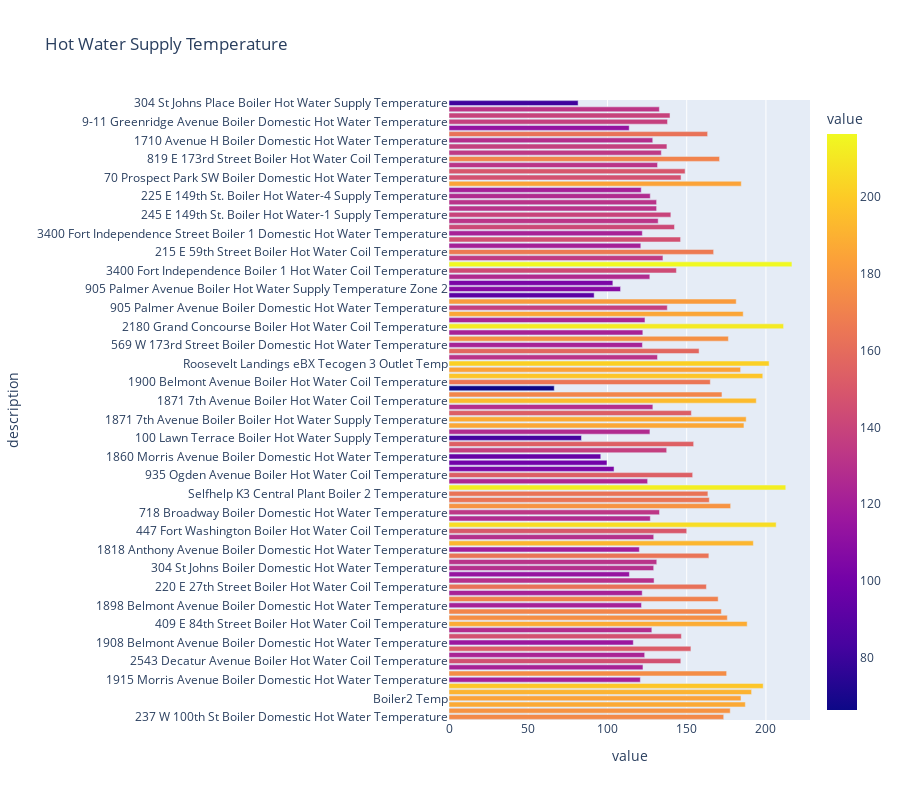

This figure's notebook cell:
### Code cell
df_sensor.plot.bar(y = "description",
 x="value",
 barmode = "relative",
 color='value',
 hover_data=["value","description"],
 height = 800,
 title = "Hot Water Supply Temperature")

### Figure 1 — Plotly figure (JSON) as saved in the notebook; plotly's stock layout.template omitted (floating-point values rounded to 4 significant figures)
{"data": [{"alignmentgroup": "True", "hovertemplate": "value=%{marker.color}<br>description=%{y}<extra></extra>", "legendgroup": "", "marker": {"color": [173.3, 177.5, 187, 184.2, 190.9, 198.3, 120.7, 175.2, 122.4, 146.3, 123.5, 152.7, 116.3, 146.6, 128, 188.2, 175.6, 171.9, 121.5, 169.8, 121.9, 162.4, 129.4, 113.8, 129.2, 131.1, 164.0, 120.1, 192.1, 129.2, 150.0, 206.4, 127.0, 132.8, 177.7, 164.3, 163.4, 212.5, 125.3, 153.8, 104.2, 99.69, 95.78, 137.4, 154.4, 83.58, 126.8, 186.1, 187.6, 152.9, 128.7, 193.9, 172.2, 66.42, 164.9, 198, 184, 202, 131.6, 157.8, 122.0, 176.3, 122.3, 211.1, 123.7, 185.7, 137.8, 181.2, 91.6, 108.2, 103.4, 126.7, 143.5, 216.4, 135.0, 167.0, 121.0, 146.1, 122.0, 142.3, 132, 140, 131, 131, 127, 121.3, 184.4, 146.4, 149.0, 131.6, 170.7, 134.0, 137.5, 128.6, 163.2, 113.7, 137.9, 139.5, 132.7, 81.47], "coloraxis": "coloraxis", "pattern": {"shape": ""}}, "name": "", "offsetgroup": "", "orientation": "h", "showlegend": false, "textposition": "auto", "type": "bar", "x": [173.3, 177.5, 187, 184.2, 190.9, 198.3, 120.7, 175.2, 122.4, 146.3, 123.5, 152.7, 116.3, 146.6, 128, 188.2, 175.6, 171.9, 121.5, 169.8, 121.9, 162.4, 129.4, 113.8, 129.2, 131.1, 164.0, 120.1, 192.1, 129.2, 150.0, 206.4, 127.0, 132.8, 177.7, 164.3, 163.4, 212.5, 125.3, 153.8, 104.2, 99.69, 95.78, 137.4, 154.4, 83.58, 126.8, 186.1, 187.6, 152.9, 128.7, 193.9, 172.2, 66.42, 164.9, 198, 184, 202, 131.6, 157.8, 122.0, 176.3, 122.3, 211.1, 123.7, 185.7, 137.8, 181.2, 91.6, 108.2, 103.4, 126.7, 143.5, 216.4, 135.0, 167.0, 121.0, 146.1, 122.0, 142.3, 132, 140, 131, 131, 127, 121.3, 184.4, 146.4, 149.0, 131.6, 170.7, 134.0, 137.5, 128.6, 163.2, 113.7, 137.9, 139.5, 132.7, 81.47], "xaxis": "x", "y": ["237 W 100th St Boiler Domestic Hot Water Temperature", "237 W 100th St Boiler Hot Water Coil Temperature", "Boiler1 Temp", "Boiler2 Temp", "800 Grand Concourse Boiler Boiler 1 Domestic Pre-Mix Temp", "800 Grand Concourse Boiler Boiler 2 Domestic Pre-Mix Temp", "1915 Morris Avenue Boiler Domestic Hot Water Temperature", "1915 Morris Avenue Boiler Hot Water Coil Temperature", "2543 Decatur Avenue Boiler Domestic Hot Water Temperature", "2543 Decatur Avenue Boiler Hot Water Coil Temperature", "36 E 22nd Street Heating Valve Control DHW Temperature", "1908 Belmont Avenue Boiler Boiler Hot Water Supply Temperature", "1908 Belmont Avenue Boiler Domestic Hot Water Temperature", "1908 Belmont Avenue Boiler Hot Water Coil Temperature", "409 E 84th Street Boiler Domestic Hot Water Temperature", "409 E 84th Street Boiler Hot Water Coil Temperature", "1898 Belmont Avenue Boiler Boiler Hot Water Supply Temperature", "1898 Belmont Avenue Boiler Building Hot Water Supply Temperature", "1898 Belmont Avenue Boiler Domestic Hot Water Temperature", "1898 Belmont Avenue Boiler Hot Water Coil Temperature", "220 E 27th Street Boiler Domestic Hot Water Temperature", "220 E 27th Street Boiler Hot Water Coil Temperature", "815 W 180th Street Boiler Domestic Hot Water Temperature", "815 W 180th Street Boiler Hot Water Coil Temperature", "304 St Johns Boiler Domestic Hot Water Temperature", "304 St Johns Boiler Hot Water Supply Temperature", "220 East 54th St. Manhattan Boiler Plant Domestic Hot Water Post Mix Temp", "1818 Anthony Avenue Boiler Domestic Hot Water Temperature", "1818 Anthony Avenue Boiler Hot Water Coil Temperature", "447 Fort Washington Boiler Domestic Hot Water Temperature", "447 Fort Washington Boiler Hot Water Coil Temperature", "214 East 178th St Boiler Hot Water Coil Temperature", "214 East 178th St Boiler Domestic Hot Water Temperature", "718 Broadway Boiler Domestic Hot Water Temperature", "718 Broadway Boiler Hot Water Coil Temperature", "Selfhelp K3 Central Plant Boiler 1 Temperature", "Selfhelp K3 Central Plant Boiler 2 Temperature", "151 E 43rd Street Boiler Hot Water Coil Temperature", "151 E 43rd Street Boiler Domestic Hot Water Temperature", "935 Ogden Avenue Boiler Hot Water Coil Temperature", "935 Ogden Avenue Boiler Domestic Hot Water Temperature", "1860 Morris Avenue Boiler Hot Water Coil Temperature", "1860 Morris Avenue Boiler Domestic Hot Water Temperature", "100 Lawn Terrace Boiler Domestic Hot Water Temperature", "100 Lawn Terrace Boiler Hot Water Coil Temperature", "100 Lawn Terrace Boiler Hot Water Supply Temperature", "370 Westchester Avenue Boiler Domestic Hot Water Temperature", "370 Westchester Avenue Boiler Hot Water Coil Temperature", "1871 7th Avenue Boiler Boiler Hot Water Supply Temperature", "1871 7th Avenue Boiler Building Hot Water Supply Temperature", "1871 7th Avenue Boiler Domestic Hot Water Temperature", "1871 7th Avenue Boiler Hot Water Coil Temperature", "1900 Belmont Avenue Boiler Boiler Hot Water Supply Temperature", "1900 Belmont Avenue Boiler Domestic Hot Water Temperature", "1900 Belmont Avenue Boiler Hot Water Coil Temperature", "Roosevelt Landings eBX Tecogen 1 Outlet Temp", "Roosevelt Landings eBX Tecogen 2 Outlet Temp", "Roosevelt Landings eBX Tecogen 3 Outlet Temp", "611 Academy Street Boiler Domestic Hot Water Temperature", "611 Academy Street Boiler Hot Water Coil Temperature", "569 W 173rd Street Boiler Domestic Hot Water Temperature", "569 W 173rd Street Boiler Hot Water Coil Temperature", "2180 Grand Concourse Boiler Domestic Hot Water Temperature", "2180 Grand Concourse Boiler Hot Water Coil Temperature", "60 W Broad Street Boiler Domestic Hot Water Temperature", "905 Palmer Avenue Boiler Boiler Hot Water Supply Temperature", "905 Palmer Avenue Boiler Domestic Hot Water Temperature", "905 Palmer Avenue Boiler Hot Water Coil Temperature", "905 Palmer Avenue Boiler Hot Water Supply Temperature Zone 1", "905 Palmer Avenue Boiler Hot Water Supply Temperature Zone 2", "905 Palmer Avenue Boiler Hot Water Supply Temperature Zone 3", "3400 Fort Independence Boiler 1 Domestic Hot Water Temperature", "3400 Fort Independence Boiler 1 Hot Water Coil Temperature", "3400 Fort Independence Boiler 2 Hot Water Coil Temperature", "215 E 59th Street Boiler Domestic Hot Water Temperature", "215 E 59th Street Boiler Hot Water Coil Temperature", "3000 Bronx Park East Basement Boiler Room Boiler Steam - 1 Boiler Stack Temp", "3000 Bronx Park East Basement Boiler Room Boiler Steam - 2 Boiler Stack Temp", "3400 Fort Independence Street Boiler 1 Domestic Hot Water Temperature", "333 Lenox Road Penthouse Boiler Room Loop Hot Water Hot Water Loop Supply Temperature", "225 E 149th St. Boiler Hot Water-1 Supply Temperature [Boiler 1]", "245 E 149th St. Boiler Hot Water-1 Supply Temperature", "225 E 149th St. Boiler Hot Water-2 Supply Temperature", "225 E 149th St. Boiler Hot Water-3 Supply Temperature", "225 E 149th St. Boiler Hot Water-4 Supply Temperature", "450 W 147th Street Boiler Domestic Hot Water Temperature", "450 W 147th Street Boiler Hot Water Coil Temperature", "70 Prospect Park SW Boiler Domestic Hot Water Temperature", "70 Prospect Park SW Boiler Hot Water Coil Temperature", "819 E 173rd Street Boiler Domestic Hot Water Temperature", "819 E 173rd Street Boiler Hot Water Coil Temperature", "45-26 44th Street Boiler Domestic Hot Water Temperature", "45-26 44th Street Boiler Hot Water Coil Temperature", "1710 Avenue H Boiler Domestic Hot Water Temperature", "1710 Avenue H Boiler Hot Water Coil Temperature", "51 Cross Street Boiler Domestic Hot Water Temperature", "9-11 Greenridge Avenue Boiler Domestic Hot Water Temperature", "9-11 Greenridge Avenue Boiler Hot Water Coil Temperature", "304 St Johns Place Boiler Domestic Hot Water Temperature", "304 St Johns Place Boiler Hot Water Supply Temperature"], "yaxis": "y"}], "layout": {"barmode": "relative", "coloraxis": {"colorbar": {"title": {"text": "value"}}, "colorscale": [[0, "#0d0887"], [0.1111, "#46039f"], [0.2222, "#7201a8"], [0.3333, "#9c179e"], [0.4444, "#bd3786"], [0.5556, "#d8576b"], [0.6667, "#ed7953"], [0.7778, "#fb9f3a"], [0.8889, "#fdca26"], [1, "#f0f921"]]}, "height": 800, "legend": {"tracegroupgap": 0}, "title": {"text": "Hot Water Supply Temperature"}, "xaxis": {"anchor": "y", "domain": [0, 1], "title": {"text": "value"}}, "yaxis": {"anchor": "x", "domain": [0, 1], "title": {"text": "description"}}}}
